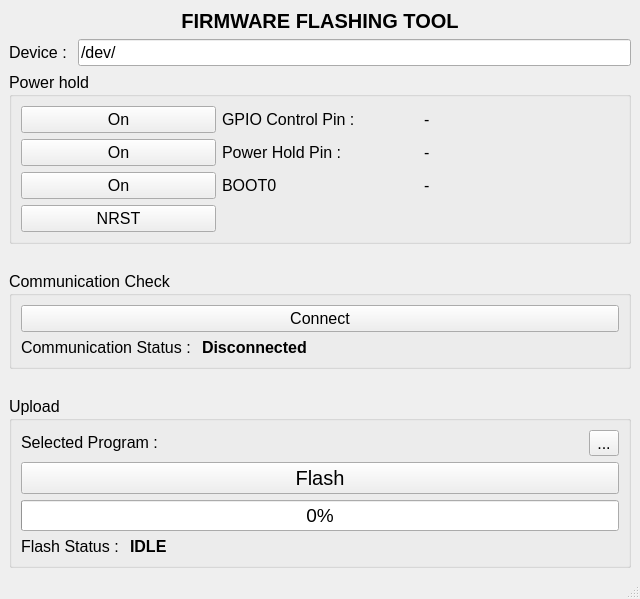
<?xml version="1.0" encoding="UTF-8"?>
<ui version="4.0">
 <class>MainWindow</class>
 <widget class="QMainWindow" name="MainWindow">
  <property name="geometry">
   <rect>
    <x>0</x>
    <y>0</y>
    <width>640</width>
    <height>599</height>
   </rect>
  </property>
  <property name="windowTitle">
   <string>Firmware Uploader</string>
  </property>
  <widget class="QWidget" name="centralwidget">
   <layout class="QGridLayout" name="gridLayout">
    <item row="0" column="0">
     <layout class="QVBoxLayout" name="verticalLayout">
      <item>
       <widget class="QLabel" name="label_2">
        <property name="sizePolicy">
         <sizepolicy hsizetype="Preferred" vsizetype="Maximum">
          <horstretch>0</horstretch>
          <verstretch>0</verstretch>
         </sizepolicy>
        </property>
        <property name="font">
         <font>
          <pointsize>15</pointsize>
          <weight>75</weight>
          <bold>true</bold>
         </font>
        </property>
        <property name="text">
         <string>FIRMWARE FLASHING TOOL</string>
        </property>
        <property name="alignment">
         <set>Qt::AlignCenter</set>
        </property>
       </widget>
      </item>
      <item>
       <layout class="QHBoxLayout" name="horizontalLayout_3">
        <item>
         <widget class="QLabel" name="device_name_label">
          <property name="font">
           <font>
            <pointsize>12</pointsize>
           </font>
          </property>
          <property name="text">
           <string>Device : </string>
          </property>
         </widget>
        </item>
        <item>
         <widget class="QLineEdit" name="device_name_le">
          <property name="font">
           <font>
            <pointsize>12</pointsize>
           </font>
          </property>
          <property name="text">
           <string>/dev/</string>
          </property>
         </widget>
        </item>
       </layout>
      </item>
      <item>
       <widget class="QGroupBox" name="groupBox_3">
        <property name="font">
         <font>
          <pointsize>12</pointsize>
         </font>
        </property>
        <property name="title">
         <string>Power hold</string>
        </property>
        <layout class="QGridLayout" name="gridLayout_4">
         <item row="0" column="0">
          <widget class="QPushButton" name="gpio_control_enable_btn">
           <property name="text">
            <string>On</string>
           </property>
          </widget>
         </item>
         <item row="2" column="1">
          <widget class="QLabel" name="boot0_pin_label">
           <property name="text">
            <string>BOOT0</string>
           </property>
          </widget>
         </item>
         <item row="0" column="2">
          <widget class="QLabel" name="gpio_control_pin_val_label">
           <property name="text">
            <string>-</string>
           </property>
          </widget>
         </item>
         <item row="1" column="1">
          <widget class="QLabel" name="power_hold_status_label">
           <property name="text">
            <string>Power Hold Pin :</string>
           </property>
          </widget>
         </item>
         <item row="1" column="2">
          <widget class="QLabel" name="power_hold_status_val_label">
           <property name="text">
            <string>-</string>
           </property>
          </widget>
         </item>
         <item row="0" column="1">
          <widget class="QLabel" name="gpio_control_pin_label">
           <property name="text">
            <string>GPIO Control Pin :</string>
           </property>
          </widget>
         </item>
         <item row="1" column="0">
          <widget class="QPushButton" name="power_hold_btn">
           <property name="text">
            <string>On</string>
           </property>
          </widget>
         </item>
         <item row="2" column="0">
          <widget class="QPushButton" name="boot0_btn">
           <property name="text">
            <string>On</string>
           </property>
          </widget>
         </item>
         <item row="2" column="2">
          <widget class="QLabel" name="boot0_pin_val_label">
           <property name="text">
            <string>-</string>
           </property>
          </widget>
         </item>
         <item row="3" column="0">
          <widget class="QPushButton" name="nrst_btn">
           <property name="text">
            <string>NRST</string>
           </property>
          </widget>
         </item>
        </layout>
       </widget>
      </item>
      <item>
       <spacer name="verticalSpacer_2">
        <property name="orientation">
         <enum>Qt::Vertical</enum>
        </property>
        <property name="sizeHint" stdset="0">
         <size>
          <width>20</width>
          <height>40</height>
         </size>
        </property>
       </spacer>
      </item>
      <item>
       <widget class="QGroupBox" name="groupBox">
        <property name="sizePolicy">
         <sizepolicy hsizetype="Preferred" vsizetype="Maximum">
          <horstretch>0</horstretch>
          <verstretch>0</verstretch>
         </sizepolicy>
        </property>
        <property name="font">
         <font>
          <pointsize>12</pointsize>
         </font>
        </property>
        <property name="title">
         <string>Communication Check</string>
        </property>
        <layout class="QVBoxLayout" name="verticalLayout_2">
         <item>
          <widget class="QPushButton" name="connect_btn">
           <property name="sizePolicy">
            <sizepolicy hsizetype="Minimum" vsizetype="Maximum">
             <horstretch>0</horstretch>
             <verstretch>0</verstretch>
            </sizepolicy>
           </property>
           <property name="text">
            <string>Connect</string>
           </property>
          </widget>
         </item>
         <item>
          <layout class="QHBoxLayout" name="horizontalLayout">
           <item>
            <widget class="QLabel" name="comm_status_label">
             <property name="sizePolicy">
              <sizepolicy hsizetype="Maximum" vsizetype="Maximum">
               <horstretch>0</horstretch>
               <verstretch>0</verstretch>
              </sizepolicy>
             </property>
             <property name="font">
              <font>
               <pointsize>12</pointsize>
              </font>
             </property>
             <property name="text">
              <string>Communication Status : </string>
             </property>
            </widget>
           </item>
           <item>
            <widget class="QLabel" name="comm_status_val_label">
             <property name="sizePolicy">
              <sizepolicy hsizetype="Preferred" vsizetype="Maximum">
               <horstretch>0</horstretch>
               <verstretch>0</verstretch>
              </sizepolicy>
             </property>
             <property name="font">
              <font>
               <pointsize>12</pointsize>
               <weight>75</weight>
               <bold>true</bold>
              </font>
             </property>
             <property name="text">
              <string>Disconnected</string>
             </property>
            </widget>
           </item>
          </layout>
         </item>
        </layout>
       </widget>
      </item>
      <item>
       <spacer name="verticalSpacer">
        <property name="orientation">
         <enum>Qt::Vertical</enum>
        </property>
        <property name="sizeHint" stdset="0">
         <size>
          <width>20</width>
          <height>40</height>
         </size>
        </property>
       </spacer>
      </item>
      <item>
       <widget class="QGroupBox" name="groupBox_2">
        <property name="sizePolicy">
         <sizepolicy hsizetype="Preferred" vsizetype="Maximum">
          <horstretch>0</horstretch>
          <verstretch>0</verstretch>
         </sizepolicy>
        </property>
        <property name="font">
         <font>
          <pointsize>12</pointsize>
         </font>
        </property>
        <property name="title">
         <string>Upload</string>
        </property>
        <layout class="QGridLayout" name="gridLayout_3">
         <item row="3" column="0">
          <widget class="QProgressBar" name="flash_progress_bar">
           <property name="font">
            <font>
             <pointsize>14</pointsize>
            </font>
           </property>
           <property name="value">
            <number>0</number>
           </property>
          </widget>
         </item>
         <item row="1" column="0">
          <layout class="QGridLayout" name="gridLayout_2">
           <item row="0" column="0">
            <widget class="QLabel" name="selected_file_label">
             <property name="sizePolicy">
              <sizepolicy hsizetype="Maximum" vsizetype="Maximum">
               <horstretch>0</horstretch>
               <verstretch>0</verstretch>
              </sizepolicy>
             </property>
             <property name="font">
              <font>
               <pointsize>12</pointsize>
               <weight>50</weight>
               <bold>false</bold>
              </font>
             </property>
             <property name="text">
              <string>Selected Program : </string>
             </property>
            </widget>
           </item>
           <item row="0" column="2">
            <widget class="QToolButton" name="browser_btn">
             <property name="text">
              <string>...</string>
             </property>
            </widget>
           </item>
           <item row="0" column="1">
            <widget class="QLabel" name="selected_file_path_label">
             <property name="text">
              <string/>
             </property>
            </widget>
           </item>
          </layout>
         </item>
         <item row="2" column="0">
          <widget class="QPushButton" name="flash_btn">
           <property name="font">
            <font>
             <pointsize>15</pointsize>
             <weight>50</weight>
             <bold>false</bold>
            </font>
           </property>
           <property name="text">
            <string>Flash</string>
           </property>
          </widget>
         </item>
         <item row="4" column="0">
          <layout class="QHBoxLayout" name="horizontalLayout_6">
           <item>
            <widget class="QLabel" name="flash_status_label">
             <property name="sizePolicy">
              <sizepolicy hsizetype="Maximum" vsizetype="Maximum">
               <horstretch>0</horstretch>
               <verstretch>0</verstretch>
              </sizepolicy>
             </property>
             <property name="font">
              <font>
               <pointsize>12</pointsize>
              </font>
             </property>
             <property name="text">
              <string>Flash Status : </string>
             </property>
            </widget>
           </item>
           <item>
            <widget class="QLabel" name="flash_status_val_label">
             <property name="sizePolicy">
              <sizepolicy hsizetype="Preferred" vsizetype="Maximum">
               <horstretch>0</horstretch>
               <verstretch>0</verstretch>
              </sizepolicy>
             </property>
             <property name="font">
              <font>
               <pointsize>12</pointsize>
               <weight>75</weight>
               <bold>true</bold>
              </font>
             </property>
             <property name="text">
              <string>IDLE</string>
             </property>
            </widget>
           </item>
          </layout>
         </item>
        </layout>
       </widget>
      </item>
     </layout>
    </item>
   </layout>
  </widget>
  <widget class="QMenuBar" name="menubar">
   <property name="geometry">
    <rect>
     <x>0</x>
     <y>0</y>
     <width>640</width>
     <height>20</height>
    </rect>
   </property>
  </widget>
  <widget class="QStatusBar" name="statusbar"/>
 </widget>
 <resources/>
 <connections/>
</ui>
